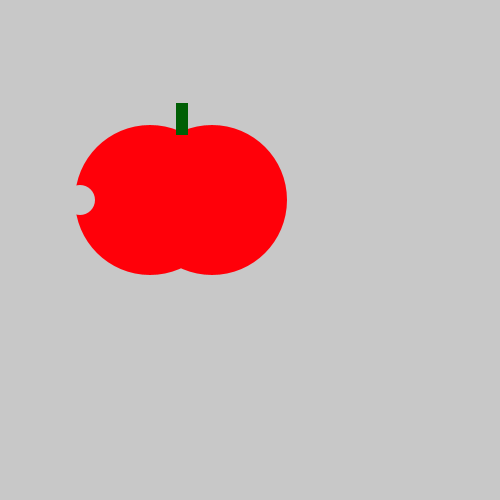
Frame 1 (no input)
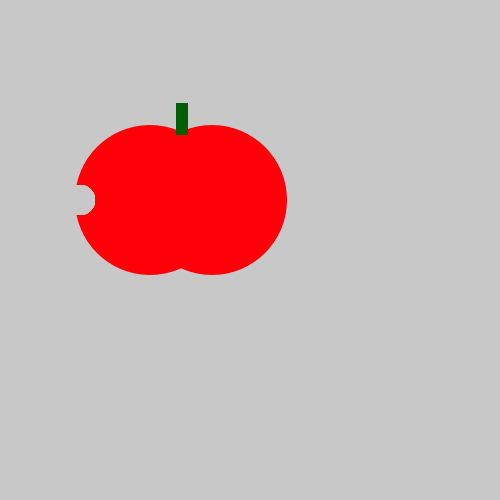
Frame 60 (the mouse pressed at the canvas centre just before this capture)
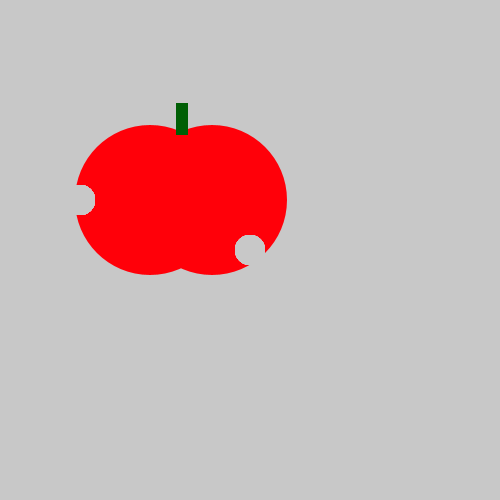
Frame 120 (the mouse held since frame 60 and released just before this capture)

The Processing sketch that drew these frames (run headless with seeded random() and noise(); from frame 60 on, the mouse is pressed at the canvas centre):

// Processing sketch: tastytomato
// ── tastytomato.pde
void setup(){
  size(500,500);
    background(200, 200, 200);
  noStroke();
  fill(255,0,9);
  ellipse(150, 200, 150, 150);
  ellipse(212, 200, 150, 150);
  fill(0,95,5);
  rect(176, 103, 12, 32);
}
void draw() {
  fill(200,200,200);
  ellipse(80,200,30,30);
  if (mousePressed){
    fill(200,200,200);
   ellipse(mouseX,mouseY,30,30);
  }
}
